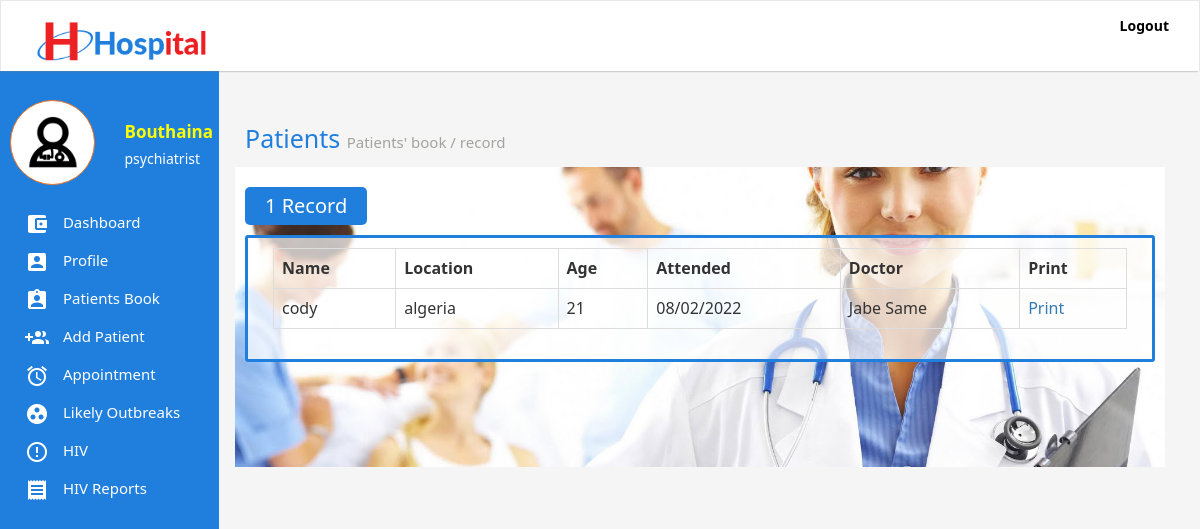
/patients.php (signed in), run on the app's committed database.
### tables this page shows
CREATE TABLE `users` (
  `id` int(11) NOT NULL,
  `firstName` varchar(255) NOT NULL,
  `secondName` varchar(255) NOT NULL,
  `email` varchar(255) NOT NULL,
  `password` varchar(255) NOT NULL,
  `token` varchar(255) NOT NULL,
  `status` int(11) NOT NULL,
  `phone` varchar(255) NOT NULL,
  `profile` varchar(255) DEFAULT NULL,
  `gender` varchar(255) NOT NULL,
  `role` varchar(255) DEFAULT NULL
);

CREATE TABLE `patients` (
  `id` int(11) NOT NULL,
  `name` varchar(255) NOT NULL,
  `location` varchar(255) NOT NULL,
  `age` varchar(255) NOT NULL,
  `gender` varchar(255) NOT NULL,
  `phone` varchar(255) NOT NULL,
  `dateOfBirth` varchar(255) NOT NULL,
  `cTime` varchar(255) NOT NULL,
  `diagnosis` text NOT NULL,
  `prescription` text NOT NULL,
  `token` varchar(255) NOT NULL,
  `doctor` varchar(255) NOT NULL,
  `number` varchar(255) DEFAULT NULL,
  `pcondition` varchar(255) DEFAULT NULL
);

### classes/User.class.php (called while the page is built, shortened)
<?php
require_once "classes/Db.class.php";
class User{
	public static function loggedIn(){
		if(isset($_COOKIE['emr-user']) && $_COOKIE['emr-user'] != ""){
			return true;
		}
		return false;
	}
	public static function get($token, $field){
		$query = Db::fetch("users", "$field", "token = ? ", $token, "", "", "" );
		$data = Db::num($query);
		return $data[0];
	}
}

### classes/Db.class.php (called while the page is built, shortened)
<?php
class Db{
	public static function connect(){
		try{
			$db = new PDO("mysql:host=".Config::DB_HOST.";dbname=".Config::DB_NAME,Config::DB_USER, Config::DB_PASSWORD);
			$db->setAttribute(PDO::ATTR_ERRMODE, PDO::ERRMODE_EXCEPTION);
		} catch(Exception $e){
			self::returnedSQlError($e);
		}
		return $db;
	}
	public static function fetch($table, $columns,  $whereClause, $whereValue, $orderBy, $limit, $groupBy){
		if($limit == ""){
			$limit = "";
		} else {
			$limit = " LIMIT $limit ";
		}
		if($orderBy == ""){
			$orderBy = "";
		} else {
			$orderBy = " ORDER BY $orderBy ";
		}
		if($groupBy == ""){
			$groupBy = "";
		} else {
			$groupBy = "GROUP BY $groupBy";
		}
		$con = self::connect();
		if($columns == ""){
			$query = $con->prepare("SELECT * FROM $table WHERE $whereClause $groupBy $orderBy $limit");
			if($whereValue != ""){
				if(is_array($whereValue)){
					$n = 0;
					$countWhereValue = count($whereValue);
					while($n < $countWhereValue){
						$paramsCount = $n + 1;
						$query->bindParam($paramsCount, $whereValue[$n]);
						$n++;
					}
				} else {
					$query->bindParam(1, $whereValue);
				}
			} else {
				$query = $con->prepare("SELECT * FROM $table  $groupBy $orderBy  $limit");
			}
		} else {
			$sql = "SELECT ";
			if(is_array($columns)){
				$colsCount = count($columns);
				$start = 0;
				while($start < $colsCount){
					$commas = $start + 1;
					if($commas == $colsCount){
						$sql .= $columns[$start]." ";
					} else {
						$sql .= $columns[$start].", ";
					}
					$start ++;
				}
			} else {
				$sql .= "$columns ";
			}
			if($whereValue != ""){
				$sql .= "FROM $table WHERE $whereClause $groupBy $orderBy $limit";
				$query = $con->prepare($sql);
				if(is_array($whereValue)){
					$n = 0;
					$countWhereValue = count($whereValue);
					while($n < $countWhereValue){
						$paramsCount = $n + 1;
						$query->bindParam($paramsCount, $whereValue[$n]);
						$n++;
					}
				} else {
					$query->bindParam(1, $whereValue);
				}
			} else {
				$sql .= "FROM $table $groupBy $orderBy $limit";
				$query = $con->prepare($sql);
			}
		}
		$query->execute();
		return $query;
	}
	public static function count($query){
		return $query->rowCount();
	}
	public static function assoc($query){
		return $query->fetch(PDO::FETCH_ASSOC);
	}
	public static function num($query){
		return $query->fetch(PDO::FETCH_NUM);
	}
}

### importance.php (called while the page is built, shortened)
<?php
require_once "classes/User.class.php";
if(User::loggedIn()){
	$token = $_COOKIE['emr-user'];
	$userFirstName = User::get($token, "firstName");
	$userToken = User::get($token, "token");
	$userStatus = User::get($token, "status");
	$userRole = User::get($token, "role");
	if($userStatus == 1){
		$userRole = "Admin";
	} else {
		$userRole = $userRole;
	}
}

### classes/Patient.class.php (the view, shortened to what this page needs)
<?php
class Patient{
	public static function get($token, $field){
		$query = Db::fetch("patients", "$field", "token = ? ", $token, "", "", "");
		if(Db::count($query)){
			$data = Db::num($query);
			return $data[0];
		}
	}
	public static function patientsBooks(){
		$query = Db::fetch("patients", "", "", "", "id DESC", "", "");
		if(Db::count($query)){
			if(Db::count($query) == 1){
				$countP = Db::count($query)." Record";
			} else {
				$countP = Db::count($query)." Records";
			}
			echo "<div class='badge-header'>$countP</div>";
			echo "<div class='form-holder'><table class='table table-bordered'>";
		    echo "
					<tr>
						<td><strong>Name</strong></td>
						<td><strong>Location</strong></td>
						<td><strong>Age</strong></td>
						<td><strong>Attended</strong></td>
						<td><strong>Doctor</strong></td>
						<td><strong>Print</strong></td>
					<tr>
			";
			while($data = Db::assoc($query)){
				$token = $data['token'];
				$name = self::get($token, "name");
				$location = self::get($token, "location");
				$age = self::get($token, "age");
				$time = self::get($token, "cTime");
				$date = strftime(date("d/m/Y", $time));
				$doctor = self::get($token, "doctor");
				$docName = User::get($doctor, "firstName")." ".User::get($doctor, "secondName");
				echo "
					<tr>
						<td>$name</td>
						<td>$location</td>
						<td>$age</td>
						<td>$date</td>
						<td>$docName</td>
						<td><a href='print.php?patient=$token'>Print</a></td>
					<tr>
			";
			}
			echo "</table></div>";
		} else {
			Messages::info("There is no record in the moment");
		}
	}
}

### inc/sidebar.inc.php
<?php
if(User::loggedIn()){
	if($userStatus == 1){
	?>
	<div class='sidebar'>
		<div class='sidebar-area'>
			<div class='row' style='margin-bottom: 20px;'>
				<div class='col-md-6'>
					<div class='user-profile'>
						<img src='images/3678412 - doctor medical care medical help stethoscope.png' class='img-responsive' style='max-height: 80px;' />
					</div>
				</div>
				<div class='col-md-6'>
					<div class='user-names'>
						<?php echo "$userFirstName";  ?>
					</div>
					<div class='user-role'>
						<?php echo "$userRole";  ?>
					</div>
				</div>
			</div>
			<ul class='sidebar-menu'>
				<li><a href='index.php'><img class='sidebar-menu-icon' src='images/ic_account_balance_wallet_white_24dp.png'  /> Dashboard</a></li>
				<li><a href='profile.php?token=<?php echo $userToken; ?>'><img class='sidebar-menu-icon' src='images/ic_account_box_white_24dp.png'  /> Profile</a></li>
				<li><a href='patients.php'><img class='sidebar-menu-icon' src='images/ic_assignment_ind_white_24dp.png'  /> Patients Book</a></li>
				<li><a href='add-doctors.php'><img class='sidebar-menu-icon' src='images/ic_group_add_white.png'  /> Add Doctors</a></li>
				<li><a href='doctors-record.php'><img class='sidebar-menu-icon' src='images/ic_group_add_white.png'  /> Doctors' Records</a></li>
				<li><a href='appointments.php'><img class='sidebar-menu-icon' src='images/ic_alarm_white_24dp.png'  /> Appointment</a></li>
				<li><a href='add-outbreak.php'><img class='sidebar-menu-icon' src='images/ic_group_work_white_24dp.png'  /> Add Outbreaks</a></li>
				<li><a href='outbreaks.php'><img class='sidebar-menu-icon' src='images/ic_group_work_white_24dp.png'  /> Likely Outbreaks</a></li>
				<li><a href='hiv.php'><img class='sidebar-menu-icon' src='images/ic_error_outline_white_24dp.png'  /> HIV</a></li>
				<li><a href='reports.php'><img class='sidebar-menu-icon' src='images/ic_receipt_white_24dp.png'  /> HIV Reports</a></li>
			</ul>
		</div>
	</div>
	<?php
	} else {
	?>
	<div class='sidebar'>
		<div class='sidebar-area'>
			<div class='row' style='margin-bottom: 20px;'>
				<div class='col-md-6'>
					<div class='user-profile'>
						<img src='images/3678412 - doctor medical care medical help stethoscope.png' class='img-responsive' style='max-height: 80px;' />
					</div>
				</div>
				<div class='col-md-6'>
					<div class='user-names'>
						<?php echo "$userFirstName";  ?>
					</div>
					<div class='user-role'>
						<?php echo "$userRole";  ?>
					</div>
				</div>
			</div>
			<ul class='sidebar-menu'>
				<li><a href='index.php'><img class='sidebar-menu-icon' src='images/ic_account_balance_wallet_white_24dp.png'  /> Dashboard</a></li>
				<li><a href='profile.php?token=<?php echo $userToken; ?>'><img class='sidebar-menu-icon' src='images/ic_account_box_white_24dp.png'  /> Profile</a></li>
				<li><a href='patients.php'><img class='sidebar-menu-icon' src='images/ic_assignment_ind_white_24dp.png'  /> Patients Book</a></li>
				<li><a href='new-patient.php'><img class='sidebar-menu-icon' src='images/ic_group_add_white.png'  /> Add Patient</a></li>
				<li><a href='appointments.php'><img class='sidebar-menu-icon' src='images/ic_alarm_white_24dp.png'  /> Appointment</a></li>
				<li><a href='outbreaks.php'><img class='sidebar-menu-icon' src='images/ic_group_work_white_24dp.png'  /> Likely Outbreaks</a></li>
				<li><a href='hiv.php'><img class='sidebar-menu-icon' src='images/ic_error_outline_white_24dp.png'  /> HIV</a></li>
				<li><a href='reports.php'><img class='sidebar-menu-icon' src='images/ic_receipt_white_24dp.png'  /> HIV Reports</a></li>
			</ul>
		</div>
	</div>
<?php
}
} else if(Patient::isPatientIn() ) {
?>
<div class='sidebar'>
		<div class='sidebar-area'>
			<div class='row' style='margin-bottom: 20px;'>
				<div class='col-md-6'>
					<div class='user-profile'>
						<img src='images/3678443 - ambulance fast fast hospital.png' class='img-responsive' style='max-height: 80px;' />
					</div>
				</div>
				<div class='col-md-6'>
					<div class='user-names'>
						<?php echo Patient::getP($_SESSION['patient'], "name");  ?>
					</div>
					<div class='user-role'>
						<?php echo "Patient";  ?>
					</div>
				</div>
			</div>
			<ul class='sidebar-menu'>
				<li><a href='patient-data.php'><img class='sidebar-menu-icon' src='images/ic_account_balance_wallet_white_24dp.png'  /> Your Data</a></li>
				<li><a href='book-appointments.php'><img class='sidebar-menu-icon' src='images/ic_alarm_white_24dp.png'  /> Book an Appointment</a></li>
				<li><a href='p-sent-appointments.php'><img class='sidebar-menu-icon' src='images/ic_alarm_white_24dp.png'  />Sent Appointments</a></li>
				<li><a href='p-reply-appointments.php'><img class='sidebar-menu-icon' src='images/ic_alarm_white_24dp.png'  />Replies</a></li>
				<li><a href='logout.php'><img class='sidebar-menu-icon' src='images/ic_group_work_white_24dp.png'  /> Logout</a></li>
			</ul>
		</div>
	</div>
<?php
}

### css/main.css (style rules this page uses)
body { background: #F5F5F5; font-family: "Segoe UI", Frutiger, "Frutiger Linotype", "Dejavu Sans", "Helvetica Neue", Arial, sans-serif !important; }
.badge-header { background: #207FDD; display: inline-block; padding: 5px 20px; font-size: 20px; border-radius: 5px; color: #fff; margin: 10px 0; }
.form-holder { padding: 10px 25px; border: 3px solid #207FDD; border-radius: 3px; background: rgba(255, 255, 255, 0.7); }
.sidebar { position: relative; }
.sidebar .sidebar-area { z-index: 1; position: fixed; top: 50px; background: #207FDD; width: 219px; height: 100%; padding: 100px 10px 10px 10px; left: 0; top: 0; min-height: 500px; }
.sidebar-menu { padding: 0; }
.sidebar-menu li { list-style-type: none; }
.sidebar-menu li a { color: #fff; z-index: 999; display: block; text-decoration: none !important; padding: 7px 15px; font-size: 15px; }
.sidebar-menu-icon { margin-right: 10px; }
.user-profile { background: #fff; border: 1px solid #F2711D; padding: 15px; border-radius: 60px; }
.user-names { color: #FFFF02; font-weight: bold; font-size: 17px; margin: 20px 0px 5px 0px; }
.user-role { color: #FFF; }

### data on the page
users: firstName "Bouthaina", userRole "psychiatrist"
patients: name "cody", location "algeria", age "21", date "08/02/2022", docName "Jabe Same"

### other printed values
$countP "1 Record"
